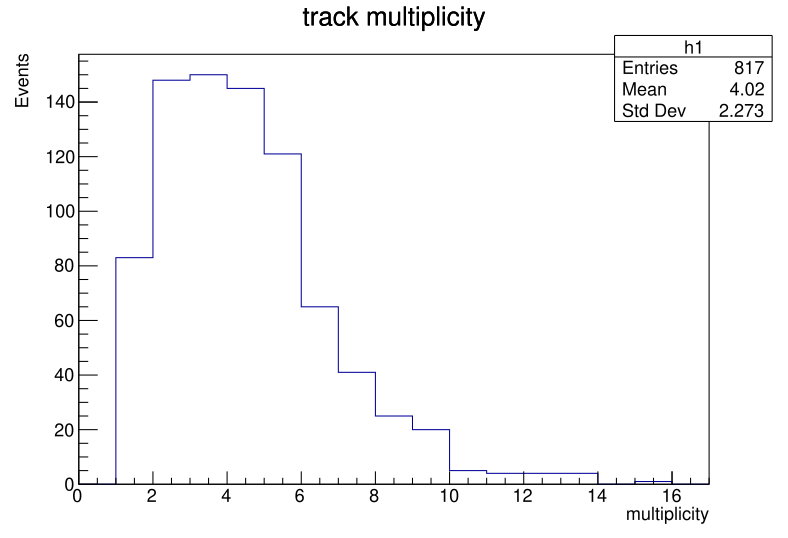

Generate this figure with Python:
import glob
import csv
import os
import math
import numpy as np
import ROOT
import ctypes
# The list rows1 is created to collect the rows of all the CVS files. It is a list of sublists where these sublists contain the rows of each file.
rows1 = []
for filename in glob.glob('emulsion-data-for-track-multiplicity/*_Vertex.csv'):
    file = open(filename)
    csvreader = csv.reader(file)
    # The list rows collects the rows of file 1 to be appended to the main list (rows1) and then file 2 and so on.  
    rows = []
    for row in csvreader:
        rows.append(row)
    rows1.append(rows)
vertex = []
for row in rows1:
    # # The data is given in the CSV files such that the multiplicity is given in the second row in the ninth entry. 	
    vertex.append(float(row[1][8]))  
h1 = ROOT.TH1F( 'h1', 'track multiplicity; multiplicity; Events', int(max(vertex)), 0., max(vertex) )
for xeach in vertex:
    h1.Fill(xeach)
c1 = ROOT.TCanvas()    
h1.Draw()
c1.Print("multiplicity.pdf")
